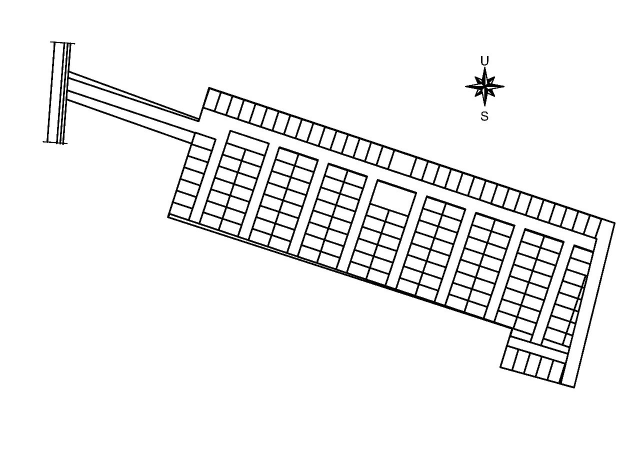
#> input picture assets/siteplan.jpeg, 1280 x 905 px (shown at 1/2 size)
$ python siteplan_ke_vektor.py
#> lines starting #> are read from the running program, lines starting #| are printed output that depends on the picture; after the words box and inside, x2 and y2 are one past the last pixel; in counts of white or black regions, pixels touching at a corner belong together
#!/usr/bin/env python3
"""Mengubah siteplan raster menjadi geometri vektor per kavling.

    python3 tools/siteplan_ke_vektor.py

Butuh Pillow, numpy, dan scipy:

    python3 -m venv .venv && .venv/bin/pip install pillow numpy scipy
    .venv/bin/python tools/siteplan_ke_vektor.py

Keluaran:
    public/siteplan-kaligangsa.svg                  — SVG mandiri, untuk cetak dan rujukan
    tools/keluaran/siteplan_kaligangsa_values.sql   — baris VALUES geometri kavling

Sejak migration_022 geometri siteplan disimpan di database (units.bentuk) dan
digambar lewat editor di halaman Siteplan — skrip ini tidak lagi diperlukan
untuk siteplan baru. Ia dipertahankan untuk membangkitkan ulang geometri
Kaligangsa dari gambar kerjanya: tempel hasilnya ke bagian 10 migration_022
(daftar `geometri_kaligangsa`) bila gambar sumbernya berubah.

KENAPA TIDAK DITELUSURI SEBAGAI KURVA (potrace dsb.)
----------------------------------------------------
Penelusuran vektor biasa mengubah garis gambar menjadi ribuan kurva tanpa
identitas: hasilnya gambar yang tampak sama tetapi tetap tidak bisa diklik,
karena tidak ada yang tahu kurva mana milik kavling mana.

Gambar sumbernya adalah gambar CAD — garis hitam bersih di atas putih, satu
grid yang diputar pada satu sudut. Sifat itu dimanfaatkan: tiap kavling adalah
DAERAH PUTIH TERTUTUP, dan setelah sumbunya diluruskan, tiap daerah menjadi
segi empat sejajar sumbu yang dapat diukur presisi lalu diberi kode unit.

Penomoran diverifikasi terhadap assets/siteplan-with-number.jpeg:
A32, B21, C16, D28, E16, F16, G16, H13 = 158 kavling.
"""
import json
import sys
from pathlib import Path

import numpy as np
from PIL import Image
from scipy import ndimage

AKAR = Path(__file__).resolve().parent.parent
SUMBER = AKAR / "assets" / "siteplan.jpeg"

# Struktur denah, dibaca dari gambar bernomor. Dipakai sebagai pemeriksaan:
# bila deteksi meleset, jumlah kolomnya tidak akan cocok dan skrip berhenti —
# lebih baik gagal terang-terangan daripada menghasilkan kode unit yang salah.
KOLOM_TENGAH = [("B", 7), ("B", 7), ("B", 7), ("C", 8), ("C", 8),
                ("D", 8), ("D", 8), ("D", 6), ("D", 6), ("E", 8), ("E", 8),
                ("F", 8), ("F", 8), ("G", 8), ("G", 8), ("H", 8)]
HARAP_BLOK = {"A": 32, "B": 21, "C": 16, "D": 28, "E": 16, "F": 16, "G": 16, "H": 13}

LUAS_SEL = (700, 1200)      # luas daerah putih satu kavling, piksel
LUAS_MASJID = (3000, 4500)  # 240 m² = empat kali kavling
LUAS_FASILITAS = (1400, 2600)  # kotak fasilitas, sekitar dua kali kavling

# Kotak fasilitas yang berdiri sendiri pada gambar bersih. Labelnya diambil apa
# adanya dari gambar bernomor — apa persisnya "T" tidak diasumsikan di sini.
# T.7 duduk di dalam baris blok A; T.3 tepat di atas kolom B8/B15.
# Luas terukurnya (~115 dan ~127 m²) cocok dengan dimensi pada gambar.
FASILITAS_LAIN = [("T.7", "di baris A"), ("T.3", "di atas kolom B")]


def sudut_grid(gelap):
    """Sudut putar denah, dari ketajaman proyeksi piksel gelap.

    Pada sudut yang benar, garis-garis sejajar menumpuk menjadi puncak yang
    tinggi dan sempit; jumlah kuadrat histogramnya memuncak di sana.
    """
    ys, xs = np.nonzero(gelap)
    px, py = xs - xs.mean(), ys - ys.mean()

    def tajam(deg):
        r = np.deg2rad(deg)
        u = px * np.cos(r) - py * np.sin(r)
        hist, _ = np.histogram(u, bins=900)
        return (hist.astype(float) ** 2).sum()

    kasar = max(np.arange(-60, 60, 0.5), key=tajam)
    return float(max(np.arange(kasar - 0.5, kasar + 0.5, 0.02), key=tajam))


def main():
    if not SUMBER.exists():
        sys.exit(f"Gambar sumber tidak ditemukan: {SUMBER}")

    abu = np.array(Image.open(SUMBER).convert("L"))
    gelap = abu < 140
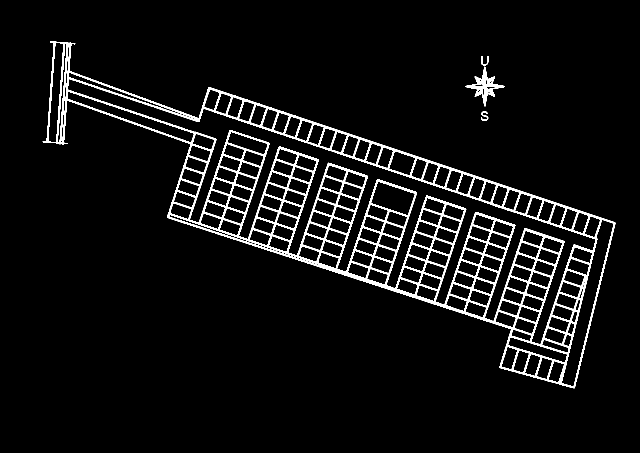
#> gelap: shape (905, 1280) bool (shown at 1/2 size); 5.5% white; 4 white regions, box (x1, y1, x2, y2) and area: (85, 83, 1231, 777) 61611, (930, 133, 1009, 213) 1570, (962, 112, 977, 131) 117, (962, 223, 977, 242) 114
    sudut = sudut_grid(gelap)
#> in tajam, `hist, _ = np.histogram(u, bins=900)`: hist = 900 values, max 156 at index 413, min 4 at index 0, mean 70.46
#> in sudut_grid, `kasar = max(np.arange(-60, 60, 0.5), key=tajam)`: kasar = -18.5
#> sudut = -18.44
    r = np.deg2rad(sudut)
#> r = -0.322
    C, S = np.cos(r), np.sin(r)
#> C = 0.949; S = -0.316

    def ke_lurus(x, y):
        return x * C - y * S, x * S + y * C

    def ke_citra(u, v):
        return u * C + v * S, -u * S + v * C

    lab, n = ndimage.label(~gelap)
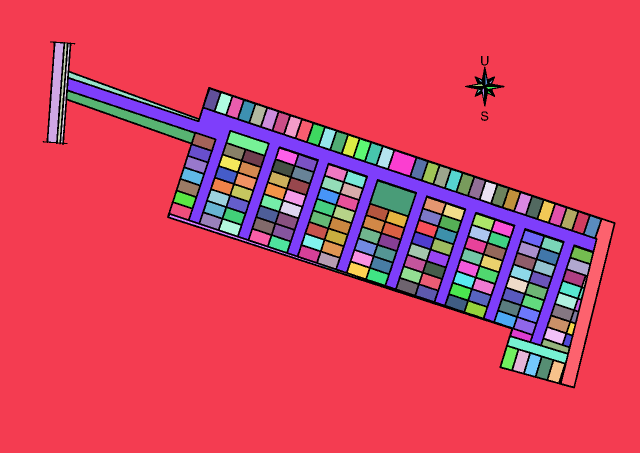
#> lab: shape (905, 1280) int32 (shown at 1/2 size); 219 distinct labels, from 0 to 218; one colour per label, 0 black
#> n = 218
    luas = ndimage.sum(np.ones_like(lab), lab, range(1, n + 1)).astype(int)
#> luas = 218 values, max 887013 at index 0, min 1 at index 8, mean 5022.9
    objs = ndimage.find_objects(lab)
#> objs = 218 items

    def kotak(L):
        sl = objs[L - 1]
        ys, xs = np.nonzero(lab[sl] == L)
        u, v = ke_lurus((xs + sl[1].start).astype(float), (ys + sl[0].start).astype(float))
        return u.min(), u.max(), v.min(), v.max()

    sel = []
    for L in range(1, n + 1):
        if not (LUAS_SEL[0] <= luas[L - 1] < LUAS_SEL[1]):
            continue
        u0, u1, v0, v1 = kotak(L)
        if (u1 - u0) >= 100 or (v1 - v0) <= 10:   # strip tipis di tepi, bukan kavling
            continue
        sel.append(dict(u0=u0, u1=u1, v0=v0, v1=v1, uc=(u0 + u1) / 2, vc=(v0 + v1) / 2))
#> this loop made 218 passes
#> (u0, u1, v0, v1) on passes 14, 18, 20: (454.4, 475, 36.64, 73.32), (478.8, 499.6, 36.64, 73.32), (503.1, 524, 36.64, 73.32)
#> after the loop, sel = 158 items

    total = sum(HARAP_BLOK.values())
    if len(sel) != total:
        sys.exit(f"Terdeteksi {len(sel)} kavling, seharusnya {total}. Periksa ambang LUAS_SEL.")

    # Blok A satu baris di tepi atas; H9-H13 satu baris di tepi bawah; sisanya kolom.
    baris_a = sorted([s for s in sel if s["vc"] < 100], key=lambda s: s["uc"])
#> baris_a = 32 items
    baris_h = sorted([s for s in sel if s["vc"] > 330], key=lambda s: s["uc"])
#> baris_h = 5 items
    tengah = sorted([s for s in sel if 100 <= s["vc"] <= 330], key=lambda s: s["uc"])
#> tengah = 121 items

    kolom, kini = [], [tengah[0]]
#> kolom = []
    for a, b in zip(tengah, tengah[1:]):
        if b["uc"] - a["uc"] > 15:               # lebar kavling ~37 px
            kolom.append(kini)
            kini = [b]
        else:
            kini.append(b)
#> this loop made 120 passes
#> after the loop, kolom = 15 items
    kolom.append(kini)
    kolom = [sorted(k, key=lambda s: s["vc"]) for k in kolom]
#> kolom = 16 items

    bentuk = [len(k) for k in kolom]
#> bentuk = [7, 7, 7, 8, 8, 8, 8, 6, 6, 8, 8, 8, 8, 8, 8, 8]
    if bentuk != [j for _, j in KOLOM_TENGAH]:
        sys.exit(f"Susunan kolom {bentuk} tidak cocok dengan denah {[j for _, j in KOLOM_TENGAH]}.")

    hasil, hitung = [], {}

    def tambah(blok, s):
        hitung[blok] = hitung.get(blok, 0) + 1
        hasil.append((f"{blok}{hitung[blok]}", blok, s))

    for k, (blok, _) in zip(kolom, KOLOM_TENGAH):
        for s in k:
            tambah(blok, s)
#> this loop made 16 passes
#> blok on passes 1 to 12: 'B', 'B', 'B', 'C', 'C', 'D', 'D', 'D', 'D', 'E', 'E', 'F'
    for s in baris_a:
        tambah("A", s)
#> this loop made 32 passes
    for s in baris_h:
        tambah("H", s)
#> this loop made 5 passes

    if hitung != HARAP_BLOK:
        sys.exit(f"Jumlah per blok {hitung} tidak cocok dengan {HARAP_BLOK}.")

    def sudut4(s):
        return [ke_citra(u, v) for u, v in
                [(s["u0"], s["v0"]), (s["u1"], s["v0"]), (s["u1"], s["v1"]), (s["u0"], s["v1"])]]

    # Kotak fasilitas dikenali dari bentuknya: segi empat yang terisi penuh
    # (rasio isi > 0,95), berbeda dari jalan dan area berarsir yang selalu
    # berlekuk sehingga rasio isinya rendah.
    def persegi_penuh(L, batas):
        if not (batas[0] <= luas[L - 1] < batas[1]):
            return None
        u0, u1, v0, v1 = kotak(L)
        if luas[L - 1] / ((u1 - u0) * (v1 - v0)) <= 0.95:
            return None
        return u0, u1, v0, v1

    masjid = None
    kotak_lain = []
    for L in range(1, n + 1):
        b = persegi_penuh(L, LUAS_MASJID)
        if b and masjid is None:
            masjid = b
            continue
        b = persegi_penuh(L, LUAS_FASILITAS)
        if b:
            kotak_lain.append(b)
#> this loop made 218 passes
#> after the loop, kotak_lain = [(521.2, 598.6, 103.7, 125.8), (844.3, 887.3, 36.61, 73.61)]

    if masjid is None:
        sys.exit("Kotak masjid tidak ditemukan.")
    if len(kotak_lain) != len(FASILITAS_LAIN):
        sys.exit(f"Ditemukan {len(kotak_lain)} kotak fasilitas, seharusnya {len(FASILITAS_LAIN)}.")

    # T.7 berada di dalam baris blok A (v kecil); T.3 di bawahnya.
    kotak_lain.sort(key=lambda b: b[2])
    masjid = [ke_citra(u, v) for u, v in
              [(masjid[0], masjid[2]), (masjid[1], masjid[2]), (masjid[1], masjid[3]), (masjid[0], masjid[3])]]
#> masjid = [(755.8, 362.6), (829.3, 387.1), (815, 430), (741.5, 405.5)]

    semua = [p for _, _, s in hasil for p in sudut4(s)] + masjid
#> semua = 636 pairs, first value 339.8 to 1200.4, second value 178.5 to 764.9
    xs = [p[0] for p in semua]
#> xs = 636 values, max 1200.4 at index 609, min 339.8 at index 27, mean 785.3
    ys = [p[1] for p in semua]
#> ys = 636 values, max 764.9 at index 630, min 178.5 at index 484, mean 450.8
    M = 14
    ox, oy = min(xs) - M, min(ys) - M
#> ox = 325.8; oy = 164.5
    W = round(max(xs) - min(xs) + 2 * M, 1)
#> W = 888.6
    H = round(max(ys) - min(ys) + 2 * M, 1)
#> H = 614.4

    def titik(pts):
        return " ".join(f"{round(x - ox, 1)},{round(y - oy, 1)}" for x, y in pts)

    def pusat(pts):
        return (round(sum(x for x, _ in pts) / 4 - ox, 1), round(sum(y for _, y in pts) / 4 - oy, 1))

    unit = sorted(({"kode": k, "blok": b, "titik": titik(sudut4(s)), "pusat": pusat(sudut4(s))}
                   for k, b, s in hasil), key=lambda d: (d["blok"], int(d["kode"][1:])))
#> unit = 158 items
    fasilitas = [{"kode": "MASJID", "label": "Masjid", "luas": "240 m²",
                  "titik": titik(masjid), "pusat": pusat(masjid)}]
    for (kode, _), (u0, u1, v0, v1) in zip(FASILITAS_LAIN, kotak_lain):
        p = [ke_citra(u, v) for u, v in [(u0, v0), (u1, v0), (u1, v1), (u0, v1)]]
        fasilitas.append({"kode": kode, "label": kode, "luas": "", "titik": titik(p), "pusat": pusat(p)})
#> this loop made 2 passes
#> (kode, u0, u1, v0, v1) on passes 1 to 2: ('T.7', 844.3, 887.3, 36.61, 73.61), ('T.3', 521.2, 598.6, 103.7, 125.8)
#> after the loop, fasilitas = 3 items

    tulis_svg(W, H, unit, fasilitas)
    tulis_sql(unit, fasilitas, sudut)
    print(f"{len(unit)} kavling · sudut {sudut:.2f}° · viewBox 0 0 {W} {H}")
    for b, j in sorted(HARAP_BLOK.items()):
        print(f"  blok {b}: {j}")


def tulis_svg(W, H, unit, fasilitas):
#> called with W = 888.6, H = 614.4
    baris = [
        f'<svg xmlns="http://www.w3.org/2000/svg" viewBox="0 0 {W} {H}" width="{W}" height="{H}">',
        "  <title>Siteplan Perumahan Zafira Permai Kaligangsa</title>",
        '  <desc>158 kavling blok A-H. Tiap kavling satu polygon ber-id "kav-&lt;kode&gt;".</desc>',
        "  <style>",
        "    .kavling { fill: #fff; stroke: #0F2A5C; stroke-width: .8; }",
        "    .fasilitas { fill: #E8EDF7; stroke: #0F2A5C; stroke-width: .8; }",
        "    text { font: 600 6px system-ui, sans-serif; fill: #64748B; }",
        "  </style>",
        '  <g id="kavling">',
    ]
    for u in unit:
        baris.append(f'    <polygon id="kav-{u["kode"]}" class="kavling" data-unit="{u["kode"]}" '
                     f'data-blok="{u["blok"]}" points="{u["titik"]}"><title>{u["kode"]}</title></polygon>')
        baris.append(f'    <text x="{u["pusat"][0]}" y="{u["pusat"][1]}" text-anchor="middle" '
                     f'dominant-baseline="central">{u["kode"]}</text>')
#> after the loop, baris = 325 items
    baris.append("  </g>")
    baris.append('  <g id="fasilitas">')
    for f in fasilitas:
        baris.append(f'    <polygon id="fas-{f["kode"]}" class="fasilitas" points="{f["titik"]}">'
                     f'<title>{f["label"]} — {f["luas"]}</title></polygon>')
        baris.append(f'    <text x="{f["pusat"][0]}" y="{f["pusat"][1]}" text-anchor="middle" '
                     f'dominant-baseline="central">{f["label"]}</text>')
#> this loop made 3 passes
#> after the loop, baris = 333 items
    baris.append("  </g>")
    baris.append("</svg>")
    (AKAR / "public" / "siteplan-kaligangsa.svg").write_text("\n".join(baris))


def tulis_sql(unit, fasilitas, sudut):
    """Baris VALUES untuk migration_022 §10 — format (kode, blok, bentuk)."""
    keluaran = AKAR / "tools" / "keluaran"
    keluaran.mkdir(exist_ok=True)
    kav = ",\n".join(f"    ('{u['kode']}', '{u['blok']}', '{u['titik']}')" for u in unit)
    fas = ",\n".join(f"    -- {f['label']}: '{f['titik']}'" for f in fasilitas)
    (keluaran / "siteplan_kaligangsa_values.sql").write_text(
        f"-- Dihasilkan tools/siteplan_ke_vektor.py — grid diputar {abs(sudut):.2f}°.\n"
        f"-- Kavling ({len(unit)}):\n{kav};\n\n-- Fasilitas:\n{fas}\n")

if __name__ == "__main__":
    main()
#| 158 kavling · sudut -18.44° · viewBox 0 0 888.6 614.4
